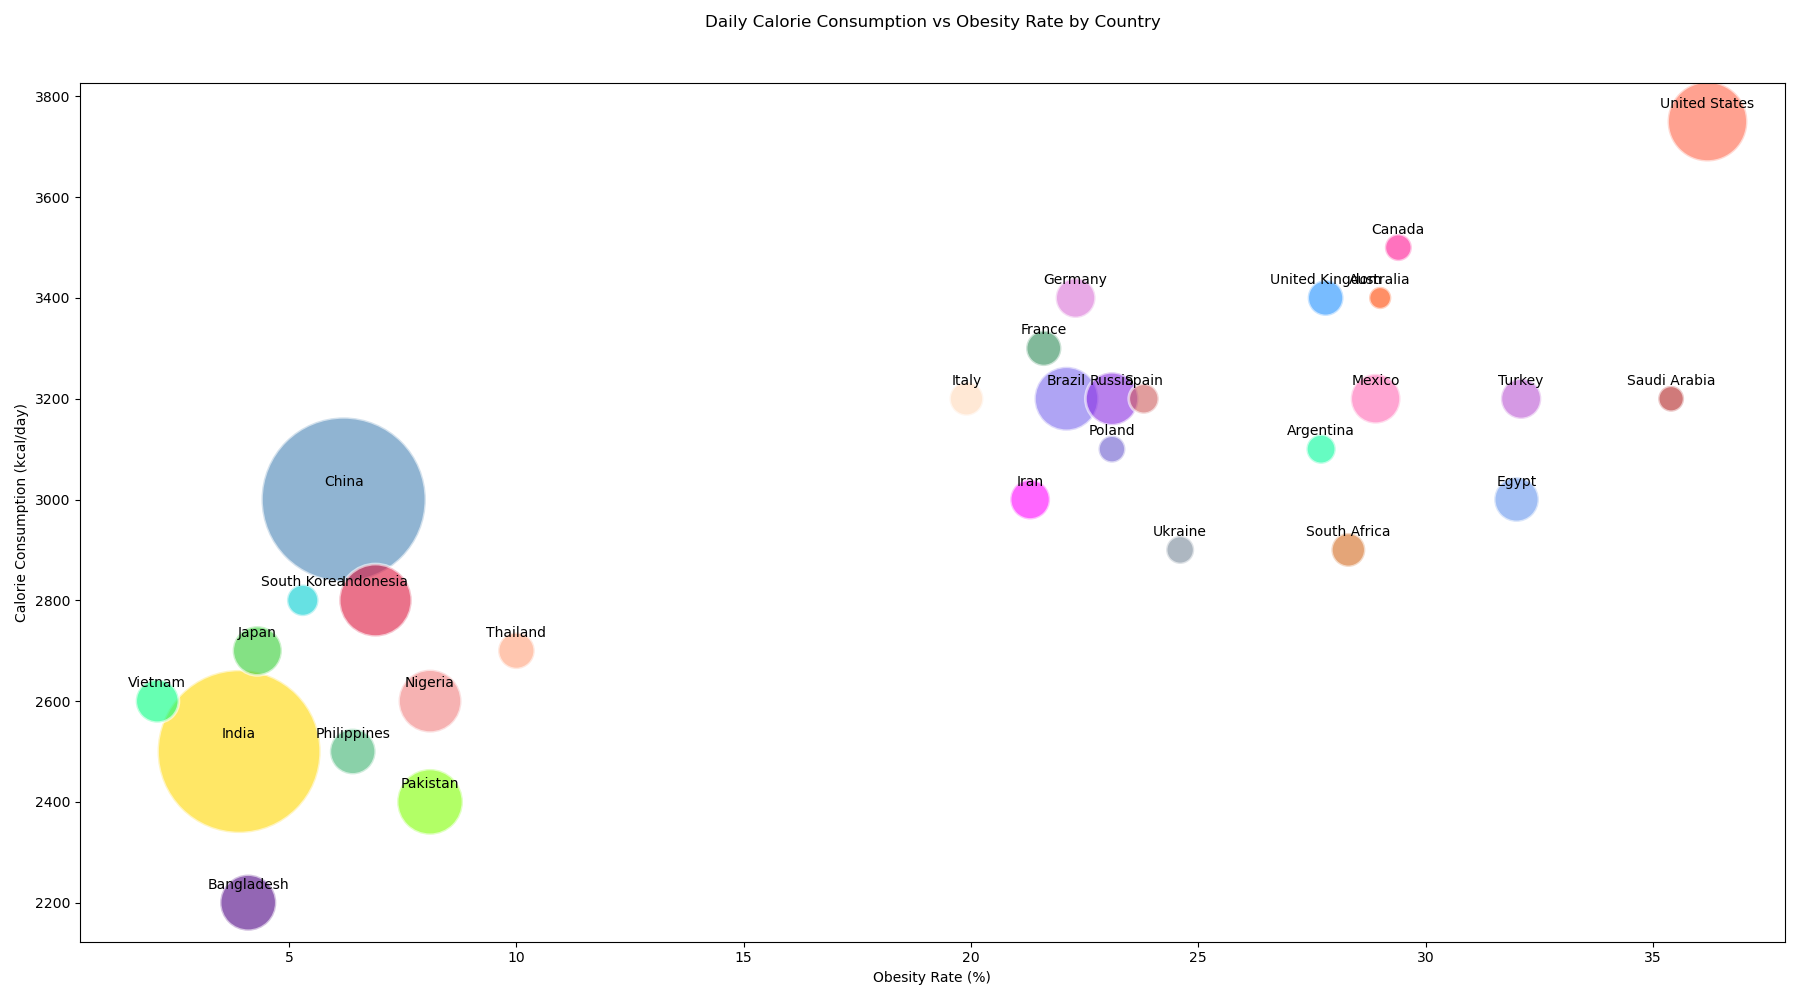

Reproduce this figure in Python.

import matplotlib.pyplot as plt
import numpy as np

countries = [
    'United States', 'China', 'India', 'Germany', 'Japan', 'United Kingdom', 
    'Canada', 'Brazil', 'Australia', 'France', 'Russia', 'South Korea', 
    'Mexico', 'Italy', 'Spain', 'Nigeria', 'Egypt', 'South Africa', 'Indonesia',
    'Argentina', 'Turkey', 'Iran', 'Saudi Arabia', 'Pakistan', 'Bangladesh', 
    'Vietnam', 'Philippines', 'Thailand', 'Ukraine', 'Poland'
]
calorie_consumption = np.array([
    3750, 3000, 2500, 3400, 2700, 3400, 3500, 3200, 3400, 3300, 3200, 2800, 3200, 
    3200, 3200, 2600, 3000, 2900, 2800, 3100, 3200, 3000, 3200, 2400, 2200, 2600, 
    2500, 2700, 2900, 3100
])
obesity_rate = np.array([
    36.2, 6.2, 3.9, 22.3, 4.3, 27.8, 29.4, 22.1, 29.0, 21.6, 23.1, 5.3, 28.9, 
    19.9, 23.8, 8.1, 32.0, 28.3, 6.9, 27.7, 32.1, 21.3, 35.4, 8.1, 4.1, 2.1, 
    6.4, 10.0, 24.6, 23.1
])
population = np.array([
    331, 1402, 1380, 83, 126, 67, 38, 213, 26, 65, 146, 52, 129, 60, 47, 206, 
    104, 60, 273, 45, 85, 83, 35, 225, 164, 97, 109, 70, 41, 38
])

sizes = population * 10

colors = [
    '#FF6347', '#4682B4', '#FFD700', '#DA70D6', '#32CD32', '#1E90FF', '#FF1493', 
    '#7B68EE', '#FF4500', '#2E8B57', '#8A2BE2', '#00CED1', '#FF69B4', '#FFDAB9', 
    '#CD5C5C', '#F08080', '#6495ED', '#D2691E', '#DC143C', '#00FA9A', '#BA55D3', 
    '#FF00FF', '#B22222', '#7FFF00', '#4B0082', '#00FF7F', '#3CB371', '#FFA07A', 
    '#778899', '#6A5ACD'
]

plt.figure(figsize=(18, 10))

scatter = plt.scatter(obesity_rate, calorie_consumption, s=sizes, c=colors, alpha=0.6, edgecolors="w", linewidth=2)

plt.title('Daily Calorie Consumption vs Obesity Rate by Country', pad=40)
plt.xlabel('Obesity Rate (%)')
plt.ylabel('Calorie Consumption (kcal/day)')

for i, country in enumerate(countries):
    plt.annotate(country, (obesity_rate[i], calorie_consumption[i]), textcoords="offset points", xytext=(0,10), ha='center')

plt.tight_layout()
plt.show()
